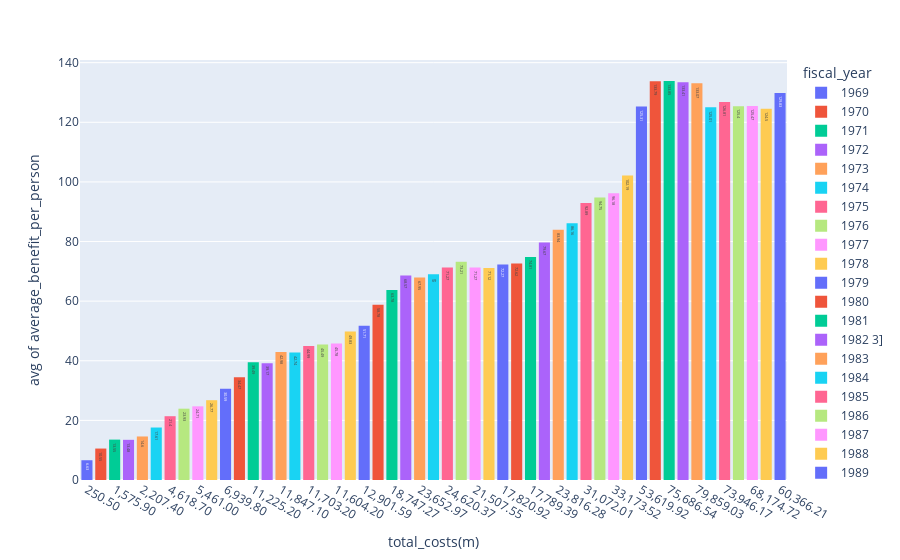

The notebook cell saved with this chart:
### Markdown cell above
- Create a histogram of the `total_costs(m)` column

### Code cell
px.histogram(clean_df, x = 'total_costs(m)', y = 'average_benefit_per_person', histfunc='avg', text_auto=True,  color='fiscal_year')

### Figure 1 — Plotly figure (JSON) as saved in the notebook; plotly's stock layout.template omitted (floating-point values rounded to 4 significant figures)
{"data": [{"alignmentgroup": "True", "bingroup": "x", "histfunc": "avg", "hovertemplate": "fiscal_year=1969<br>total_costs(m)=%{x}<br>avg of average_benefit_per_person=%{y}<extra></extra>", "legendgroup": "1969", "marker": {"color": "#636efa", "pattern": {"shape": ""}}, "name": "1969", "offsetgroup": "1969", "orientation": "v", "showlegend": true, "texttemplate": "%{value}", "type": "histogram", "x": ["250.50"], "xaxis": "x", "y": [6.63], "yaxis": "y"}, {"alignmentgroup": "True", "bingroup": "x", "histfunc": "avg", "hovertemplate": "fiscal_year=1970<br>total_costs(m)=%{x}<br>avg of average_benefit_per_person=%{y}<extra></extra>", "legendgroup": "1970", "marker": {"color": "#EF553B", "pattern": {"shape": ""}}, "name": "1970", "offsetgroup": "1970", "orientation": "v", "showlegend": true, "texttemplate": "%{value}", "type": "histogram", "x": ["576.90"], "xaxis": "x", "y": [10.55], "yaxis": "y"}, {"alignmentgroup": "True", "bingroup": "x", "histfunc": "avg", "hovertemplate": "fiscal_year=1971<br>total_costs(m)=%{x}<br>avg of average_benefit_per_person=%{y}<extra></extra>", "legendgroup": "1971", "marker": {"color": "#00cc96", "pattern": {"shape": ""}}, "name": "1971", "offsetgroup": "1971", "orientation": "v", "showlegend": true, "texttemplate": "%{value}", "type": "histogram", "x": ["1,575.90"], "xaxis": "x", "y": [13.55], "yaxis": "y"}, {"alignmentgroup": "True", "bingroup": "x", "histfunc": "avg", "hovertemplate": "fiscal_year=1972<br>total_costs(m)=%{x}<br>avg of average_benefit_per_person=%{y}<extra></extra>", "legendgroup": "1972", "marker": {"color": "#ab63fa", "pattern": {"shape": ""}}, "name": "1972", "offsetgroup": "1972", "orientation": "v", "showlegend": true, "texttemplate": "%{value}", "type": "histogram", "x": ["1,866.70"], "xaxis": "x", "y": [13.48], "yaxis": "y"}, {"alignmentgroup": "True", "bingroup": "x", "histfunc": "avg", "hovertemplate": "fiscal_year=1973<br>total_costs(m)=%{x}<br>avg of average_benefit_per_person=%{y}<extra></extra>", "legendgroup": "1973", "marker": {"color": "#FFA15A", "pattern": {"shape": ""}}, "name": "1973", "offsetgroup": "1973", "orientation": "v", "showlegend": true, "texttemplate": "%{value}", "type": "histogram", "x": ["2,207.40"], "xaxis": "x", "y": [14.6], "yaxis": "y"}, {"alignmentgroup": "True", "bingroup": "x", "histfunc": "avg", "hovertemplate": "fiscal_year=1974<br>total_costs(m)=%{x}<br>avg of average_benefit_per_person=%{y}<extra></extra>", "legendgroup": "1974", "marker": {"color": "#19d3f3", "pattern": {"shape": ""}}, "name": "1974", "offsetgroup": "1974", "orientation": "v", "showlegend": true, "texttemplate": "%{value}", "type": "histogram", "x": ["2,837.50"], "xaxis": "x", "y": [17.61], "yaxis": "y"}, {"alignmentgroup": "True", "bingroup": "x", "histfunc": "avg", "hovertemplate": "fiscal_year=1975<br>total_costs(m)=%{x}<br>avg of average_benefit_per_person=%{y}<extra></extra>", "legendgroup": "1975", "marker": {"color": "#FF6692", "pattern": {"shape": ""}}, "name": "1975", "offsetgroup": "1975", "orientation": "v", "showlegend": true, "texttemplate": "%{value}", "type": "histogram", "x": ["4,618.70"], "xaxis": "x", "y": [21.4], "yaxis": "y"}, {"alignmentgroup": "True", "bingroup": "x", "histfunc": "avg", "hovertemplate": "fiscal_year=1976<br>total_costs(m)=%{x}<br>avg of average_benefit_per_person=%{y}<extra></extra>", "legendgroup": "1976", "marker": {"color": "#B6E880", "pattern": {"shape": ""}}, "name": "1976", "offsetgroup": "1976", "orientation": "v", "showlegend": true, "texttemplate": "%{value}", "type": "histogram", "x": ["5,685.50"], "xaxis": "x", "y": [23.93], "yaxis": "y"}, {"alignmentgroup": "True", "bingroup": "x", "histfunc": "avg", "hovertemplate": "fiscal_year=1977<br>total_costs(m)=%{x}<br>avg of average_benefit_per_person=%{y}<extra></extra>", "legendgroup": "1977", "marker": {"color": "#FF97FF", "pattern": {"shape": ""}}, "name": "1977", "offsetgroup": "1977", "orientation": "v", "showlegend": true, "texttemplate": "%{value}", "type": "histogram", "x": ["5,461.00"], "xaxis": "x", "y": [24.71], "yaxis": "y"}, {"alignmentgroup": "True", "bingroup": "x", "histfunc": "avg", "hovertemplate": "fiscal_year=1978<br>total_costs(m)=%{x}<br>avg of average_benefit_per_person=%{y}<extra></extra>", "legendgroup": "1978", "marker": {"color": "#FECB52", "pattern": {"shape": ""}}, "name": "1978", "offsetgroup": "1978", "orientation": "v", "showlegend": true, "texttemplate": "%{value}", "type": "histogram", "x": ["5,519.70"], "xaxis": "x", "y": [26.77], "yaxis": "y"}, {"alignmentgroup": "True", "bingroup": "x", "histfunc": "avg", "hovertemplate": "fiscal_year=1979<br>total_costs(m)=%{x}<br>avg of average_benefit_per_person=%{y}<extra></extra>", "legendgroup": "1979", "marker": {"color": "#636efa", "pattern": {"shape": ""}}, "name": "1979", "offsetgroup": "1979", "orientation": "v", "showlegend": true, "texttemplate": "%{value}", "type": "histogram", "x": ["6,939.80"], "xaxis": "x", "y": [30.59], "yaxis": "y"}, {"alignmentgroup": "True", "bingroup": "x", "histfunc": "avg", "hovertemplate": "fiscal_year=1980<br>total_costs(m)=%{x}<br>avg of average_benefit_per_person=%{y}<extra></extra>", "legendgroup": "1980", "marker": {"color": "#EF553B", "pattern": {"shape": ""}}, "name": "1980", "offsetgroup": "1980", "orientation": "v", "showlegend": true, "texttemplate": "%{value}", "type": "histogram", "x": ["9,206.50"], "xaxis": "x", "y": [34.47], "yaxis": "y"}, {"alignmentgroup": "True", "bingroup": "x", "histfunc": "avg", "hovertemplate": "fiscal_year=1981<br>total_costs(m)=%{x}<br>avg of average_benefit_per_person=%{y}<extra></extra>", "legendgroup": "1981", "marker": {"color": "#00cc96", "pattern": {"shape": ""}}, "name": "1981", "offsetgroup": "1981", "orientation": "v", "showlegend": true, "texttemplate": "%{value}", "type": "histogram", "x": ["11,225.20"], "xaxis": "x", "y": [39.49], "yaxis": "y"}, {"alignmentgroup": "True", "bingroup": "x", "histfunc": "avg", "hovertemplate": "fiscal_year=1982 3]<br>total_costs(m)=%{x}<br>avg of average_benefit_per_person=%{y}<extra></extra>", "legendgroup": "1982 3]", "marker": {"color": "#ab63fa", "pattern": {"shape": ""}}, "name": "1982 3]", "offsetgroup": "1982 3]", "orientation": "v", "showlegend": true, "texttemplate": "%{value}", "type": "histogram", "x": ["10,836.70"], "xaxis": "x", "y": [39.17], "yaxis": "y"}, {"alignmentgroup": "True", "bingroup": "x", "histfunc": "avg", "hovertemplate": "fiscal_year=1983<br>total_costs(m)=%{x}<br>avg of average_benefit_per_person=%{y}<extra></extra>", "legendgroup": "1983", "marker": {"color": "#FFA15A", "pattern": {"shape": ""}}, "name": "1983", "offsetgroup": "1983", "orientation": "v", "showlegend": true, "texttemplate": "%{value}", "type": "histogram", "x": ["11,847.10"], "xaxis": "x", "y": [42.98], "yaxis": "y"}, {"alignmentgroup": "True", "bingroup": "x", "histfunc": "avg", "hovertemplate": "fiscal_year=1984<br>total_costs(m)=%{x}<br>avg of average_benefit_per_person=%{y}<extra></extra>", "legendgroup": "1984", "marker": {"color": "#19d3f3", "pattern": {"shape": ""}}, "name": "1984", "offsetgroup": "1984", "orientation": "v", "showlegend": true, "texttemplate": "%{value}", "type": "histogram", "x": ["11,578.80"], "xaxis": "x", "y": [42.74], "yaxis": "y"}, {"alignmentgroup": "True", "bingroup": "x", "histfunc": "avg", "hovertemplate": "fiscal_year=1985<br>total_costs(m)=%{x}<br>avg of average_benefit_per_person=%{y}<extra></extra>", "legendgroup": "1985", "marker": {"color": "#FF6692", "pattern": {"shape": ""}}, "name": "1985", "offsetgroup": "1985", "orientation": "v", "showlegend": true, "texttemplate": "%{value}", "type": "histogram", "x": ["11,703.20"], "xaxis": "x", "y": [44.99], "yaxis": "y"}, {"alignmentgroup": "True", "bingroup": "x", "histfunc": "avg", "hovertemplate": "fiscal_year=1986<br>total_costs(m)=%{x}<br>avg of average_benefit_per_person=%{y}<extra></extra>", "legendgroup": "1986", "marker": {"color": "#B6E880", "pattern": {"shape": ""}}, "name": "1986", "offsetgroup": "1986", "orientation": "v", "showlegend": true, "texttemplate": "%{value}", "type": "histogram", "x": ["11,638.40"], "xaxis": "x", "y": [45.49], "yaxis": "y"}, {"alignmentgroup": "True", "bingroup": "x", "histfunc": "avg", "hovertemplate": "fiscal_year=1987<br>total_costs(m)=%{x}<br>avg of average_benefit_per_person=%{y}<extra></extra>", "legendgroup": "1987", "marker": {"color": "#FF97FF", "pattern": {"shape": ""}}, "name": "1987", "offsetgroup": "1987", "orientation": "v", "showlegend": true, "texttemplate": "%{value}", "type": "histogram", "x": ["11,604.20"], "xaxis": "x", "y": [45.78], "yaxis": "y"}, {"alignmentgroup": "True", "bingroup": "x", "histfunc": "avg", "hovertemplate": "fiscal_year=1988<br>total_costs(m)=%{x}<br>avg of average_benefit_per_person=%{y}<extra></extra>", "legendgroup": "1988", "marker": {"color": "#FECB52", "pattern": {"shape": ""}}, "name": "1988", "offsetgroup": "1988", "orientation": "v", "showlegend": true, "texttemplate": "%{value}", "type": "histogram", "x": ["12,316.80"], "xaxis": "x", "y": [49.83], "yaxis": "y"}, {"alignmentgroup": "True", "bingroup": "x", "histfunc": "avg", "hovertemplate": "fiscal_year=1989<br>total_costs(m)=%{x}<br>avg of average_benefit_per_person=%{y}<extra></extra>", "legendgroup": "1989", "marker": {"color": "#636efa", "pattern": {"shape": ""}}, "name": "1989", "offsetgroup": "1989", "orientation": "v", "showlegend": true, "texttemplate": "%{value}", "type": "histogram", "x": ["12,901.59"], "xaxis": "x", "y": [51.71], "yaxis": "y"}, {"alignmentgroup": "True", "bingroup": "x", "histfunc": "avg", "hovertemplate": "fiscal_year=1990<br>total_costs(m)=%{x}<br>avg of average_benefit_per_person=%{y}<extra></extra>", "legendgroup": "1990", "marker": {"color": "#EF553B", "pattern": {"shape": ""}}, "name": "1990", "offsetgroup": "1990", "orientation": "v", "showlegend": true, "texttemplate": "%{value}", "type": "histogram", "x": ["15,447.26"], "xaxis": "x", "y": [58.78], "yaxis": "y"}, {"alignmentgroup": "True", "bingroup": "x", "histfunc": "avg", "hovertemplate": "fiscal_year=1991<br>total_costs(m)=%{x}<br>avg of average_benefit_per_person=%{y}<extra></extra>", "legendgroup": "1991", "marker": {"color": "#00cc96", "pattern": {"shape": ""}}, "name": "1991", "offsetgroup": "1991", "orientation": "v", "showlegend": true, "texttemplate": "%{value}", "type": "histogram", "x": ["18,747.27"], "xaxis": "x", "y": [63.78], "yaxis": "y"}, {"alignmentgroup": "True", "bingroup": "x", "histfunc": "avg", "hovertemplate": "fiscal_year=1992<br>total_costs(m)=%{x}<br>avg of average_benefit_per_person=%{y}<extra></extra>", "legendgroup": "1992", "marker": {"color": "#ab63fa", "pattern": {"shape": ""}}, "name": "1992", "offsetgroup": "1992", "orientation": "v", "showlegend": true, "texttemplate": "%{value}", "type": "histogram", "x": ["22,462.34"], "xaxis": "x", "y": [68.57], "yaxis": "y"}, {"alignmentgroup": "True", "bingroup": "x", "histfunc": "avg", "hovertemplate": "fiscal_year=1993<br>total_costs(m)=%{x}<br>avg of average_benefit_per_person=%{y}<extra></extra>", "legendgroup": "1993", "marker": {"color": "#FFA15A", "pattern": {"shape": ""}}, "name": "1993", "offsetgroup": "1993", "orientation": "v", "showlegend": true, "texttemplate": "%{value}", "type": "histogram", "x": ["23,652.97"], "xaxis": "x", "y": [67.95], "yaxis": "y"}, {"alignmentgroup": "True", "bingroup": "x", "histfunc": "avg", "hovertemplate": "fiscal_year=1994<br>total_costs(m)=%{x}<br>avg of average_benefit_per_person=%{y}<extra></extra>", "legendgroup": "1994", "marker": {"color": "#19d3f3", "pattern": {"shape": ""}}, "name": "1994", "offsetgroup": "1994", "orientation": "v", "showlegend": true, "texttemplate": "%{value}", "type": "histogram", "x": ["24,493.45"], "xaxis": "x", "y": [69], "yaxis": "y"}, {"alignmentgroup": "True", "bingroup": "x", "histfunc": "avg", "hovertemplate": "fiscal_year=1995<br>total_costs(m)=%{x}<br>avg of average_benefit_per_person=%{y}<extra></extra>", "legendgroup": "1995", "marker": {"color": "#FF6692", "pattern": {"shape": ""}}, "name": "1995", "offsetgroup": "1995", "orientation": "v", "showlegend": true, "texttemplate": "%{value}", "type": "histogram", "x": ["24,620.37"], "xaxis": "x", "y": [71.27], "yaxis": "y"}, {"alignmentgroup": "True", "bingroup": "x", "histfunc": "avg", "hovertemplate": "fiscal_year=1996<br>total_costs(m)=%{x}<br>avg of average_benefit_per_person=%{y}<extra></extra>", "legendgroup": "1996", "marker": {"color": "#B6E880", "pattern": {"shape": ""}}, "name": "1996", "offsetgroup": "1996", "orientation": "v", "showlegend": true, "texttemplate": "%{value}", "type": "histogram", "x": ["24,330.99"], "xaxis": "x", "y": [73.21], "yaxis": "y"}, {"alignmentgroup": "True", "bingroup": "x", "histfunc": "avg", "hovertemplate": "fiscal_year=1997<br>total_costs(m)=%{x}<br>avg of average_benefit_per_person=%{y}<extra></extra>", "legendgroup": "1997", "marker": {"color": "#FF97FF", "pattern": {"shape": ""}}, "name": "1997", "offsetgroup": "1997", "orientation": "v", "showlegend": true, "texttemplate": "%{value}", "type": "histogram", "x": ["21,507.55"], "xaxis": "x", "y": [71.27], "yaxis": "y"}, {"alignmentgroup": "True", "bingroup": "x", "histfunc": "avg", "hovertemplate": "fiscal_year=1998<br>total_costs(m)=%{x}<br>avg of average_benefit_per_person=%{y}<extra></extra>", "legendgroup": "1998", "marker": {"color": "#FECB52", "pattern": {"shape": ""}}, "name": "1998", "offsetgroup": "1998", "orientation": "v", "showlegend": true, "texttemplate": "%{value}", "type": "histogram", "x": ["18,988.32"], "xaxis": "x", "y": [71.12], "yaxis": "y"}, {"alignmentgroup": "True", "bingroup": "x", "histfunc": "avg", "hovertemplate": "fiscal_year=1999<br>total_costs(m)=%{x}<br>avg of average_benefit_per_person=%{y}<extra></extra>", "legendgroup": "1999", "marker": {"color": "#636efa", "pattern": {"shape": ""}}, "name": "1999", "offsetgroup": "1999", "orientation": "v", "showlegend": true, "texttemplate": "%{value}", "type": "histogram", "x": ["17,820.92"], "xaxis": "x", "y": [72.27], "yaxis": "y"}, {"alignmentgroup": "True", "bingroup": "x", "histfunc": "avg", "hovertemplate": "fiscal_year=2000<br>total_costs(m)=%{x}<br>avg of average_benefit_per_person=%{y}<extra></extra>", "legendgroup": "2000", "marker": {"color": "#EF553B", "pattern": {"shape": ""}}, "name": "2000", "offsetgroup": "2000", "orientation": "v", "showlegend": true, "texttemplate": "%{value}", "type": "histogram", "x": ["17,054.02"], "xaxis": "x", "y": [72.62], "yaxis": "y"}, {"alignmentgroup": "True", "bingroup": "x", "histfunc": "avg", "hovertemplate": "fiscal_year=2001<br>total_costs(m)=%{x}<br>avg of average_benefit_per_person=%{y}<extra></extra>", "legendgroup": "2001", "marker": {"color": "#00cc96", "pattern": {"shape": ""}}, "name": "2001", "offsetgroup": "2001", "orientation": "v", "showlegend": true, "texttemplate": "%{value}", "type": "histogram", "x": ["17,789.39"], "xaxis": "x", "y": [74.81], "yaxis": "y"}, {"alignmentgroup": "True", "bingroup": "x", "histfunc": "avg", "hovertemplate": "fiscal_year=2002<br>total_costs(m)=%{x}<br>avg of average_benefit_per_person=%{y}<extra></extra>", "legendgroup": "2002", "marker": {"color": "#ab63fa", "pattern": {"shape": ""}}, "name": "2002", "offsetgroup": "2002", "orientation": "v", "showlegend": true, "texttemplate": "%{value}", "type": "histogram", "x": ["20,637.02"], "xaxis": "x", "y": [79.67], "yaxis": "y"}, {"alignmentgroup": "True", "bingroup": "x", "histfunc": "avg", "hovertemplate": "fiscal_year=2003<br>total_costs(m)=%{x}<br>avg of average_benefit_per_person=%{y}<extra></extra>", "legendgroup": "2003", "marker": {"color": "#FFA15A", "pattern": {"shape": ""}}, "name": "2003", "offsetgroup": "2003", "orientation": "v", "showlegend": true, "texttemplate": "%{value}", "type": "histogram", "x": ["23,816.28"], "xaxis": "x", "y": [83.94], "yaxis": "y"}, {"alignmentgroup": "True", "bingroup": "x", "histfunc": "avg", "hovertemplate": "fiscal_year=2004<br>total_costs(m)=%{x}<br>avg of average_benefit_per_person=%{y}<extra></extra>", "legendgroup": "2004", "marker": {"color": "#19d3f3", "pattern": {"shape": ""}}, "name": "2004", "offsetgroup": "2004", "orientation": "v", "showlegend": true, "texttemplate": "%{value}", "type": "histogram", "x": ["27,099.03"], "xaxis": "x", "y": [86.16], "yaxis": "y"}, {"alignmentgroup": "True", "bingroup": "x", "histfunc": "avg", "hovertemplate": "fiscal_year=2005<br>total_costs(m)=%{x}<br>avg of average_benefit_per_person=%{y}<extra></extra>", "legendgroup": "2005", "marker": {"color": "#FF6692", "pattern": {"shape": ""}}, "name": "2005", "offsetgroup": "2005", "orientation": "v", "showlegend": true, "texttemplate": "%{value}", "type": "histogram", "x": ["31,072.01"], "xaxis": "x", "y": [92.89], "yaxis": "y"}, {"alignmentgroup": "True", "bingroup": "x", "histfunc": "avg", "hovertemplate": "fiscal_year=2006<br>total_costs(m)=%{x}<br>avg of average_benefit_per_person=%{y}<extra></extra>", "legendgroup": "2006", "marker": {"color": "#B6E880", "pattern": {"shape": ""}}, "name": "2006", "offsetgroup": "2006", "orientation": "v", "showlegend": true, "texttemplate": "%{value}", "type": "histogram", "x": ["32,903.06"], "xaxis": "x", "y": [94.75], "yaxis": "y"}, {"alignmentgroup": "True", "bingroup": "x", "histfunc": "avg", "hovertemplate": "fiscal_year=2007<br>total_costs(m)=%{x}<br>avg of average_benefit_per_person=%{y}<extra></extra>", "legendgroup": "2007", "marker": {"color": "#FF97FF", "pattern": {"shape": ""}}, "name": "2007", "offsetgroup": "2007", "orientation": "v", "showlegend": true, "texttemplate": "%{value}", "type": "histogram", "x": ["33,173.52"], "xaxis": "x", "y": [96.18], "yaxis": "y"}, {"alignmentgroup": "True", "bingroup": "x", "histfunc": "avg", "hovertemplate": "fiscal_year=2008<br>total_costs(m)=%{x}<br>avg of average_benefit_per_person=%{y}<extra></extra>", "legendgroup": "2008", "marker": {"color": "#FECB52", "pattern": {"shape": ""}}, "name": "2008", "offsetgroup": "2008", "orientation": "v", "showlegend": true, "texttemplate": "%{value}", "type": "histogram", "x": ["37,639.64"], "xaxis": "x", "y": [102.2], "yaxis": "y"}, {"alignmentgroup": "True", "bingroup": "x", "histfunc": "avg", "hovertemplate": "fiscal_year=2009<br>total_costs(m)=%{x}<br>avg of average_benefit_per_person=%{y}<extra></extra>", "legendgroup": "2009", "marker": {"color": "#636efa", "pattern": {"shape": ""}}, "name": "2009", "offsetgroup": "2009", "orientation": "v", "showlegend": true, "texttemplate": "%{value}", "type": "histogram", "x": ["53,619.92"], "xaxis": "x", "y": [125.3], "yaxis": "y"}, {"alignmentgroup": "True", "bingroup": "x", "histfunc": "avg", "hovertemplate": "fiscal_year=2010<br>total_costs(m)=%{x}<br>avg of average_benefit_per_person=%{y}<extra></extra>", "legendgroup": "2010", "marker": {"color": "#EF553B", "pattern": {"shape": ""}}, "name": "2010", "offsetgroup": "2010", "orientation": "v", "showlegend": true, "texttemplate": "%{value}", "type": "histogram", "x": ["68,283.47"], "xaxis": "x", "y": [133.8], "yaxis": "y"}, {"alignmentgroup": "True", "bingroup": "x", "histfunc": "avg", "hovertemplate": "fiscal_year=2011<br>total_costs(m)=%{x}<br>avg of average_benefit_per_person=%{y}<extra></extra>", "legendgroup": "2011", "marker": {"color": "#00cc96", "pattern": {"shape": ""}}, "name": "2011", "offsetgroup": "2011", "orientation": "v", "showlegend": true, "texttemplate": "%{value}", "type": "histogram", "x": ["75,686.54"], "xaxis": "x", "y": [133.8], "yaxis": "y"}, {"alignmentgroup": "True", "bingroup": "x", "histfunc": "avg", "hovertemplate": "fiscal_year=2012<br>total_costs(m)=%{x}<br>avg of average_benefit_per_person=%{y}<extra></extra>", "legendgroup": "2012", "marker": {"color": "#ab63fa", "pattern": {"shape": ""}}, "name": "2012", "offsetgroup": "2012", "orientation": "v", "showlegend": true, "texttemplate": "%{value}", "type": "histogram", "x": ["78,411.10"], "xaxis": "x", "y": [133.4], "yaxis": "y"}, {"alignmentgroup": "True", "bingroup": "x", "histfunc": "avg", "hovertemplate": "fiscal_year=2013<br>total_costs(m)=%{x}<br>avg of average_benefit_per_person=%{y}<extra></extra>", "legendgroup": "2013", "marker": {"color": "#FFA15A", "pattern": {"shape": ""}}, "name": "2013", "offsetgroup": "2013", "orientation": "v", "showlegend": true, "texttemplate": "%{value}", "type": "histogram", "x": ["79,859.03"], "xaxis": "x", "y": [133.1], "yaxis": "y"}, {"alignmentgroup": "True", "bingroup": "x", "histfunc": "avg", "hovertemplate": "fiscal_year=2014<br>total_costs(m)=%{x}<br>avg of average_benefit_per_person=%{y}<extra></extra>", "legendgroup": "2014", "marker": {"color": "#19d3f3", "pattern": {"shape": ""}}, "name": "2014", "offsetgroup": "2014", "orientation": "v", "showlegend": true, "texttemplate": "%{value}", "type": "histogram", "x": ["74,060.33"], "xaxis": "x", "y": [125.0], "yaxis": "y"}, {"alignmentgroup": "True", "bingroup": "x", "histfunc": "avg", "hovertemplate": "fiscal_year=2015<br>total_costs(m)=%{x}<br>avg of average_benefit_per_person=%{y}<extra></extra>", "legendgroup": "2015", "marker": {"color": "#FF6692", "pattern": {"shape": ""}}, "name": "2015", "offsetgroup": "2015", "orientation": "v", "showlegend": true, "texttemplate": "%{value}", "type": "histogram", "x": ["73,946.17"], "xaxis": "x", "y": [126.8], "yaxis": "y"}, {"alignmentgroup": "True", "bingroup": "x", "histfunc": "avg", "hovertemplate": "fiscal_year=2016<br>total_costs(m)=%{x}<br>avg of average_benefit_per_person=%{y}<extra></extra>", "legendgroup": "2016", "marker": {"color": "#B6E880", "pattern": {"shape": ""}}, "name": "2016", "offsetgroup": "2016", "orientation": "v", "showlegend": true, "texttemplate": "%{value}", "type": "histogram", "x": ["70,913.55"], "xaxis": "x", "y": [125.4], "yaxis": "y"}, {"alignmentgroup": "True", "bingroup": "x", "histfunc": "avg", "hovertemplate": "fiscal_year=2017<br>total_costs(m)=%{x}<br>avg of average_benefit_per_person=%{y}<extra></extra>", "legendgroup": "2017", "marker": {"color": "#FF97FF", "pattern": {"shape": ""}}, "name": "2017", "offsetgroup": "2017", "orientation": "v", "showlegend": true, "texttemplate": "%{value}", "type": "histogram", "x": ["68,174.72"], "xaxis": "x", "y": [125.5], "yaxis": "y"}, {"alignmentgroup": "True", "bingroup": "x", "histfunc": "avg", "hovertemplate": "fiscal_year=2018<br>total_costs(m)=%{x}<br>avg of average_benefit_per_person=%{y}<extra></extra>", "legendgroup": "2018", "marker": {"color": "#FECB52", "pattern": {"shape": ""}}, "name": "2018", "offsetgroup": "2018", "orientation": "v", "showlegend": true, "texttemplate": "%{value}", "type": "histogram", "x": ["65,446.40"], "xaxis": "x", "y": [124.5], "yaxis": "y"}, {"alignmentgroup": "True", "bingroup": "x", "histfunc": "avg", "hovertemplate": "fiscal_year=2019<br>total_costs(m)=%{x}<br>avg of average_benefit_per_person=%{y}<extra></extra>", "legendgroup": "2019", "marker": {"color": "#636efa", "pattern": {"shape": ""}}, "name": "2019", "offsetgroup": "2019", "orientation": "v", "showlegend": true, "texttemplate": "%{value}", "type": "histogram", "x": ["60,366.21"], "xaxis": "x", "y": [129.8], "yaxis": "y"}], "layout": {"barmode": "relative", "legend": {"title": {"text": "fiscal_year"}, "tracegroupgap": 0}, "margin": {"t": 60}, "xaxis": {"anchor": "y", "domain": [0, 1], "title": {"text": "total_costs(m)"}}, "yaxis": {"anchor": "x", "domain": [0, 1], "title": {"text": "avg of average_benefit_per_person"}}}}
